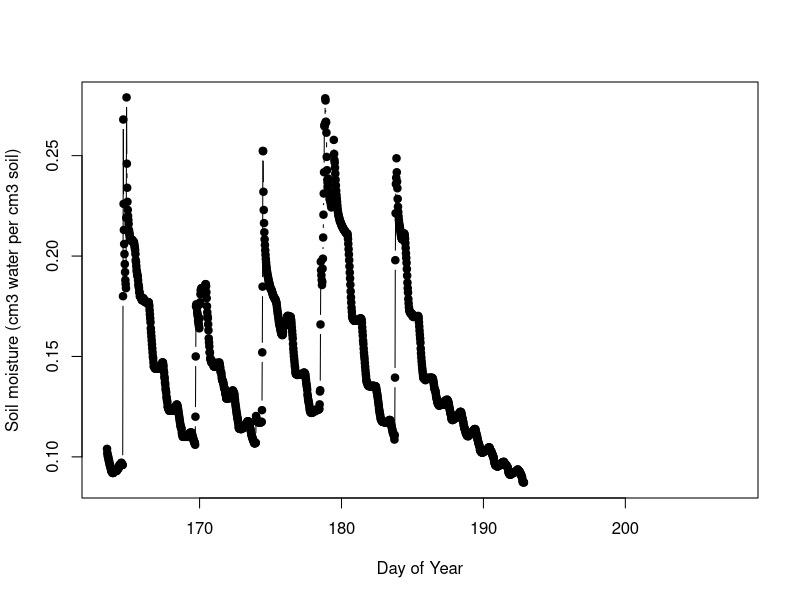
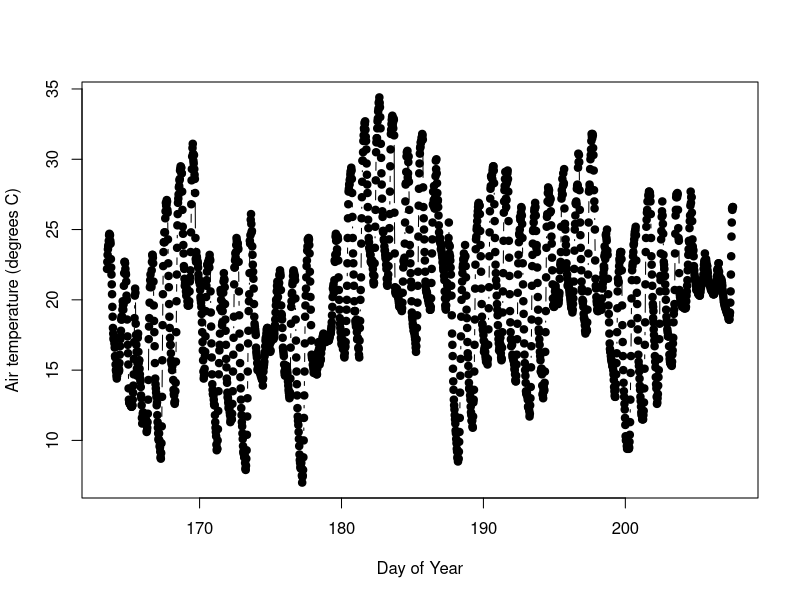
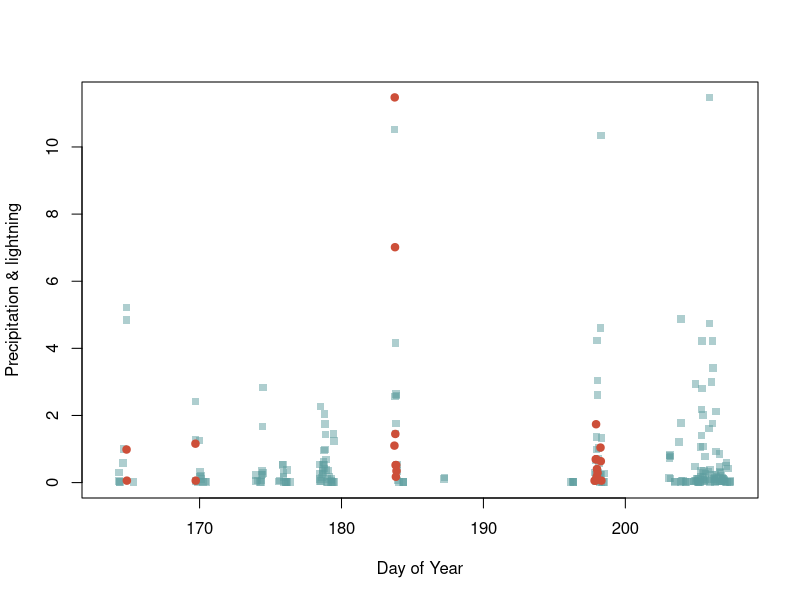
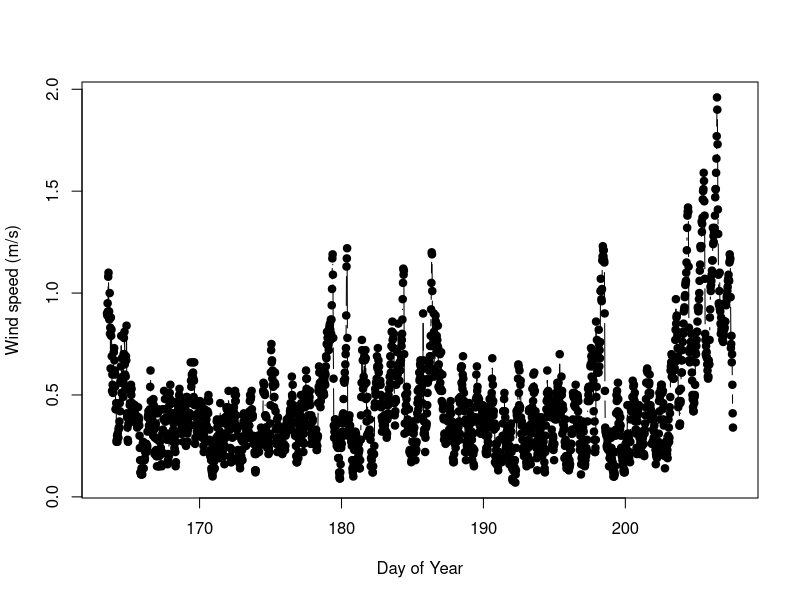
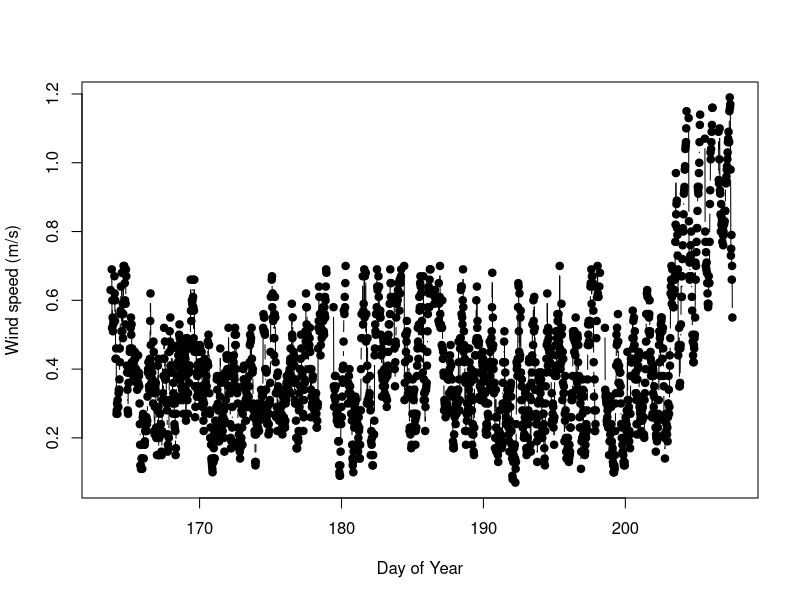
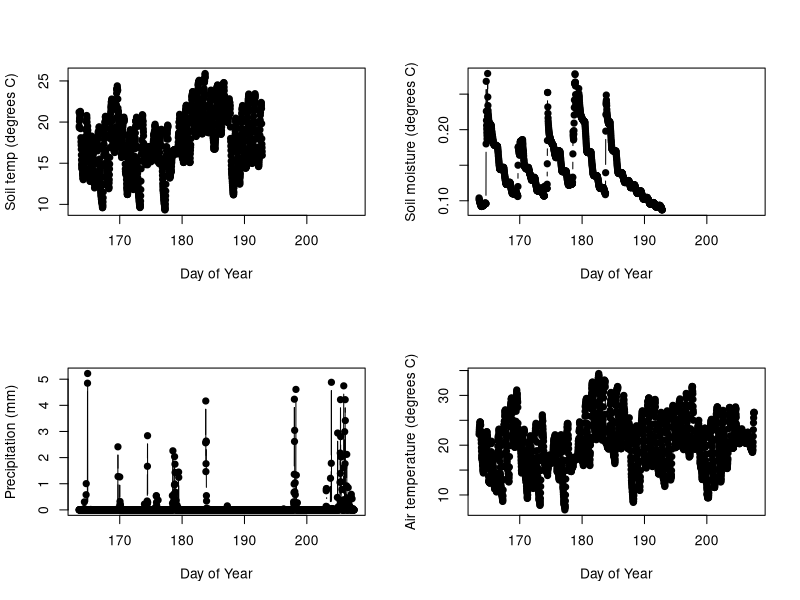
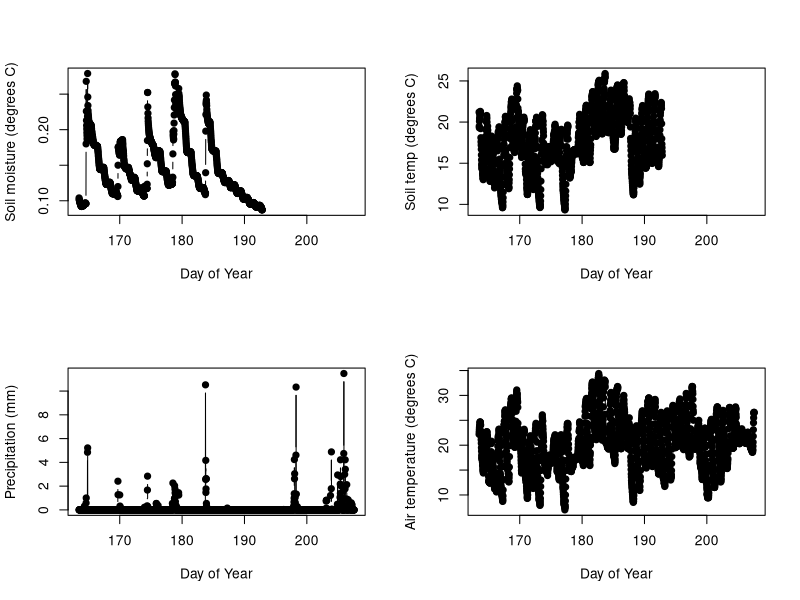

Write R code to recreate these figures, in order.
# GEOG331 Activity 3 Script
# Andrew Xie
# 02/28/22

library(lubridate)

#create a function. The names of the arguments for your function will be in parentheses. Everything in curly brackets will be run each time the function is run.
assert <- function(statement,err.message){
  #if evaluates if a statement is true or false for a single item
  if(statement == FALSE){
    print(err.message)
  }
}

#read in the data file
#skip the first 3 rows since there is additional column info
#specify the the NA is designated differently
datW <- read.csv("data/bewkes/bewkes_weather.csv",
                 na.strings=c("#N/A"), skip=3, header=FALSE)
#preview data
print(datW[1,])

#get sensor info from file
# this data table will contain all relevant units
sensorInfo <-   read.csv("data/bewkes/bewkes_weather.csv",
                         na.strings=c("#N/A"), nrows=2)

print(sensorInfo)

#get column names from sensorInfo table
# and set weather station colnames  to be the same
colnames(datW) <-   colnames(sensorInfo)
#preview data
print(datW[1,])

#convert to standardized format
#date format is m/d/y
dates <- mdy_hm(datW$timestamp, tz= "America/New_York")

#calculate day of year
datW$doy <- yday(dates)
#calculate hour in the day
datW$hour <- hour(dates) + (minute(dates)/60)
#calculate decimal day of year
datW$DD <- datW$doy + (datW$hour/24)
#quick preview of new date calculations
datW[1,]

#make a plot with filled in points (using pch)
#line lines
plot(datW$DD, datW$soil.moisture, pch=19, type="b", xlab = "Day of Year",
     ylab="Soil moisture (cm3 water per cm3 soil)")

#make a plot with filled in points (using pch)
#line lines
plot(datW$DD, datW$air.temperature, pch=19, type="b", xlab = "Day of Year",
     ylab="Air temperature (degrees C)")

#I'm going to make a new column to work with that indicates that I am conducting QAQC
#because overwriting values should be done cautiously and can lead to confusing issues.
#It can be particularly confusing when you are just learning R.
#Here I'm using the ifelse function
#the first argument is a logical statement to be evaluated as true or false on a vector
#the second argument is the value that my air.tempQ1 column will be given if the statement
#is true. The last value is the value that will be given to air.tempQ1 if the statement is false.
#In this case it is just given the air temperature value
datW$air.tempQ1 <- ifelse(datW$air.temperature < 0, NA, datW$air.temperature)

#check the values at the extreme range of the data
#and throughout the percentiles
quantile(datW$air.tempQ1)

#look at days with really low air temperature
datW[datW$air.tempQ1 < 8,]  

#look at days with really high air temperature
datW[datW$air.tempQ1 > 33,]  

#plot precipitation and lightning strikes on the same plot
#normalize lighting strikes to match precipitation
lightscale <- (max(datW$precipitation)/max(datW$lightning.acvitivy)) * datW$lightning.acvitivy
#make the plot with precipitation and lightning activity marked
#make it empty to start and add in features
plot(datW$DD , datW$precipitation, xlab = "Day of Year", ylab = "Precipitation & lightning",
     type="n")
#plot precipitation points only when there is precipitation 
#make the points semi-transparent
points(datW$DD[datW$precipitation > 0], datW$precipitation[datW$precipitation > 0],
       col= rgb(95/255,158/255,160/255,.5), pch=15)        

#plot lightning points only when there is lightning     
points(datW$DD[lightscale > 0], lightscale[lightscale > 0],
       col= "tomato3", pch=19)

#filter out storms in wind and air temperature measurements
# filter all values with lightning that coincides with rainfall greater than 2mm or only rainfall over 5 mm.    
#create a new air temp column
datW$air.tempQ2 <- ifelse(datW$precipitation  >= 2 & datW$lightning.acvitivy >0, NA,
                          ifelse(datW$precipitation > 5, NA, datW$air.tempQ1))

# Start QUESTION 5 Here
assert(all(datW$DD[lightscale > 0] %in% datW$DD), "Error: Cannot subset datW w/ lightscale")
#End QUESTION 5 Here

# Start QUESTION 6 Here
# Make initial plot to detect suspect wind speed values
plot(datW$DD, datW$wind.speed, pch=19, type="b", xlab = "Day of Year",
     ylab="Wind speed (m/s)")

# Eliminate extraneous wind speed values
datW$wind.speed.tempQ1 <- ifelse(datW$wind.speed > 0.7 & datW$DD < 200, NA,
                                 ifelse(datW$wind.speed > 1.2 & datW$DD > 200, NA, 
                                 ifelse(datW$wind.speed < 0.5 & datW$DD > 205, NA, datW$wind.speed)))

# Check if new temp wind speed column is not the same as the original wind speed column
assert(!setequal(datW$wind.speed, datW$wind.speed.tempQ1), "Error: Data not filtered")

# Make line / point plot (Day of Year vs. Wind Speed)
plot(datW$DD, datW$wind.speed.tempQ1, pch=19, type="b", xlab = "Day of Year",
     ylab="Wind speed (m/s)")
# End QUESTION 6 Here

# Start QUESTION 7 Here
# Make 4 plots at a time
par(mfrow = c(2,2))

# Generate four plots
plot(datW$DD, datW$soil.temp, pch=19, type="b", xlab = "Day of Year",
     ylab="Soil temp (degrees C)")

plot(datW$DD, datW$soil.moisture, pch=19, type="b", xlab = "Day of Year",
     ylab="Soil moisture (degrees C)")

# Precipitation contains a few extreme values to be removed
datW$precipitation.tempQ1 <- ifelse(datW$precipitation > 6, NA, datW$precipitation)

plot(datW$DD, datW$precipitation.tempQ1, pch=19, type="b", xlab = "Day of Year",
     ylab="Precipitation (mm)")

plot(datW$DD, datW$air.temperature, pch=19, type="b", xlab = "Day of Year",
     ylab="Air temperature (degrees C)")
# End QUESTION 7 Here

# Start QUESTION 8 Here
num_calc = length(datW$air.temperature[!is.na(datW$soil.moisture)]) + length(datW$precipitation[!is.na(datW$soil.moisture)]) +
  length(datW$soil.moisture[!is.na(datW$soil.moisture)]) + length(datW$soil.temp[!is.na(datW$soil.temp)])

min_day = min(datW$timestamp)
max_day = max(datW$timestamp[!is.na(datW$soil.moisture)])

# End QUESTION 8 Here

# Start QUESTION 9 Here
# Make 4 plots at a time
par(mfrow = c(2,2))

# Generate four plots
plot(datW$DD, datW$soil.moisture, pch=19, type="b", xlab = "Day of Year",
     ylab="Soil moisture (degrees C)")

plot(datW$DD, datW$soil.temp, pch=19, type="b", xlab = "Day of Year",
     ylab="Soil temp (degrees C)")

plot(datW$DD, datW$precipitation, pch=19, type="b", xlab = "Day of Year",
     ylab="Precipitation (mm)")

plot(datW$DD, datW$air.temperature, pch=19, type="b", xlab = "Day of Year",
     ylab="Air temperature (degrees C)")
# End QUESTION 9 Here
